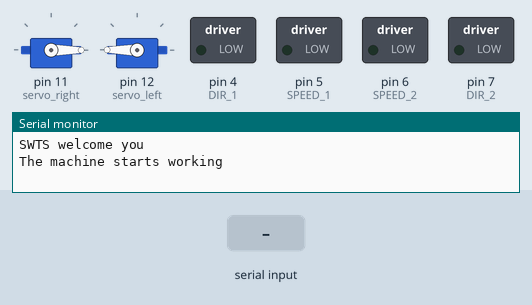
Bench run of a sketch on a simulated Arduino Uno, built with avr-gcc and run on an emulated ATmega328P. Shown: 2 × servo, switched loads named in the sketch (green lamp = pin HIGH), the last lines printed to the serial monitor. Inputs (shaded band) come from the test bench.

Above: at 1.7 s.
1.8 s: "5" received over the second serial link
At 6.0 s:
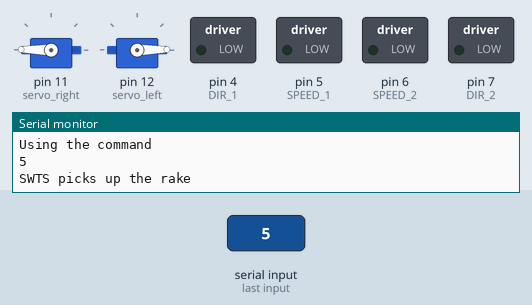
8.8 s: "8" received over the second serial link
At 12.7 s:
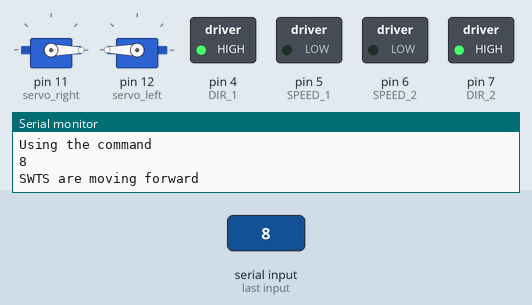
12.9 s: "2" received over the second serial link
At 14.6 s:
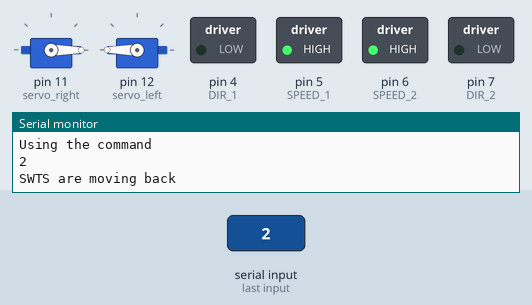
16.5 s: "4" received over the second serial link
At 18.0 s:
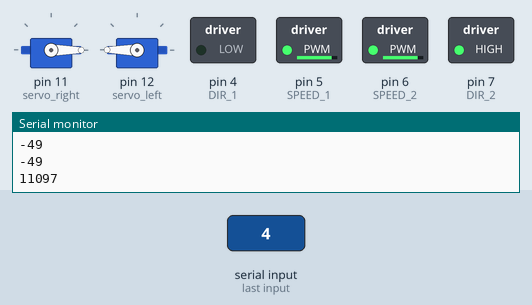
Timing chart, 0 to 29.6 s (numbered marks = the images above; inputs shaded):
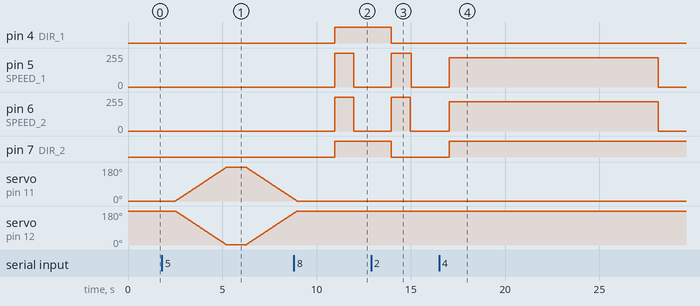

The sketch:

sketch_oct13a.ino
```cpp
#include <Servo.h>
//импорт билиотеки серво для управления сервоприводами

#include <SoftwareSerial.h>
//импорт библиотеки для работы с модулем Bluetooth HC-05

SoftwareSerial mySerial(2, 3); // указываем пины rx и tx соответственно

// Motor shield использует четыре контакта 4, 5, 6, 7 для управления моторами
// 4 и 7 — для направления, 5 и 6 — для скорости
#define SPEED_1      5
#define DIR_1        4 //левый мотор

#define SPEED_2      6
#define DIR_2        7 //правый мотор

Servo servo_right;
Servo servo_left;

int pos = 0;

void setup() {
  pinMode(2,INPUT);
  //порт для чтения информации с bluetooth модуля
  pinMode(3,OUTPUT);
  //порт для отправки информации с bluetooth модуля
  Serial.begin(9600);
  //порт принятия информации в компиляторе Arduino IDE
  mySerial.begin(9600);
  //порт для работы с модулем HC-05
  Serial.println("SWTS welcome you");
  delay(500);
  Serial.println("The machine starts working");

  // подключаем сервоприводы к выводам 11 и 12
  servo_right.attach(11);
  servo_right.write(0);
  servo_left.attach(12);
  servo_left.write(180);

  // настраиваем выводы платы 4, 5, 6, 7 на вывод сигналов
  for (int i = 4; i < 8; i++) {
    pinMode(i, OUTPUT);
  }
}

void move_forward(int speed_1, int speed_2, int timer_1, int timer_2) {
  // устанавливаем направление моторов «M1», «M2» в одну сторону
  digitalWrite(DIR_1, HIGH);
  digitalWrite(DIR_2, HIGH);
  // включаем моторы на максимальной скорости
  analogWrite(SPEED_1, speed_1);
  analogWrite(SPEED_2, speed_2);
  // ждём
  delay(timer_1);

  // отключаем мотор 2
  analogWrite(SPEED_2, 0);

  delay(timer_2);

  // отключаем мотор 1
  analogWrite(SPEED_1, 0);

  // ждём одну секунду
  delay(1000);
}

void move_back(int speed_1, int speed_2, int timer_1, int timer_2) {
  // устанавливаем направление моторов «M1», «M2» в одну сторону
  digitalWrite(DIR_1, LOW);
  digitalWrite(DIR_2, LOW);
  // включаем моторы на максимальной скорости
  analogWrite(SPEED_1, speed_1);
  analogWrite(SPEED_2, speed_2);
  // ждём
  delay(timer_1);

  // отключаем мотор 2
  analogWrite(SPEED_2, 0);

  delay(timer_2);

  // отключаем мотор 1
  analogWrite(SPEED_1, 0);

  // ждём одну секунду
  delay(1000);
}

void move_left(int speed_1, int speed_2, int timer_1, int timer_2) {
  // устанавливаем направление моторов «M1», «M2» в разные стороны
  digitalWrite(DIR_1, LOW);
  digitalWrite(DIR_2, HIGH);
  // включаем моторы на максимальной скорости
  analogWrite(SPEED_1, speed_1);
  analogWrite(SPEED_2, speed_2);
  // ждём
  delay(timer_1);

  // отключаем мотор 2
  analogWrite(SPEED_2, 0);

  delay(timer_2);

  // отключаем мотор 1
  analogWrite(SPEED_1, 0);

  // ждём одну секунду
  delay(1000);
}

void move_right(int speed_1, int speed_2, int timer_1, int timer_2) {
  // устанавливаем направление моторов «M1», «M2» в разные стороны
  digitalWrite(DIR_1, HIGH);
  digitalWrite(DIR_2, LOW);
  // включаем моторы на максимальной скорости
  analogWrite(SPEED_1, speed_1);
  analogWrite(SPEED_2, speed_2);
  // ждём
  delay(timer_1);

  // отключаем мотор 2
  analogWrite(SPEED_2, 0);

  delay(timer_2);

  // отключаем мотор 1
  analogWrite(SPEED_1, 0);

  // ждём одну секунду
  delay(1000);
}

void rake() {
  for (pos = 0; pos < 180; pos += 1) {
   servo_right.write(pos);
   servo_left.write(180 - pos);
   delay(15);
  }

  //поднимаем для сброса мусора

  delay(1000);

  for (pos = 180; pos >= 0; pos -= 1) {
   servo_right.write(pos);
   servo_left.write(180 - pos);
   delay(15);
  }

  //возвращаем в исходное положение

  delay(1000);
}

void loop() {
  if (mySerial.available() > 0){
    char b_com = mySerial.read();
    Serial.println("Using the command  ");
    Serial.println(b_com); //вывод значения с bluetooth
    if (b_com == '5') {
      Serial.println("SWTS picks up the rake");
      rake(); //подъём грабель
    }
    if (b_com == '8'){
      Serial.println("SWTS are moving forward");
      int c_t = 1000; //время движения
      int c_t_2 = 0; //дополнительное время движения мотора 1
      move_forward(255, 255, c_t, c_t_2); //параметры: скорость мотора 1, скорость мотора 2, время движения, дополнительное время движения мотора 1
    }
    if (b_com == '2'){
      Serial.println("SWTS are moving back");
      int c_t = 1000; //время движения
      int c_t_2 = 50; //дополнительное время движения мотора 1
      move_back(255, 255, c_t, c_t_2); //параметры: скорость мотора 1, скорость мотора 2, время движения, дополнительное время движения мотора 1
    }
    if (b_com == '4'){
      Serial.println("SWTS are rotating left");
      int c_t1 = mySerial.read() - 48; //время движения
      int c_t2 = mySerial.read() - 48; //время движения
      int c_t3 = mySerial.read() - 48; //время движения
      int c_t4 = mySerial.read() - 48; //время движения
      Serial.println(c_t1);
      Serial.println(c_t2);
      Serial.println(c_t3);
      Serial.println(c_t4);
      int c_t = c_t1 * 1000 + c_t2 * 100 + c_t3 * 10 + c_t4;
      Serial.println(c_t);
      int c_t_2 = 0; //дополнительное время движения мотора 1
      move_left(220, 220, c_t, c_t_2); //параметры: скорость мотора 1, скорость мотора 2, время движения, дополнительное время движения мотора 1
    }
    if (b_com == '6'){
      Serial.println("SWTS are rotating right");
      int c_t1 = mySerial.read() - 48; //время движения
      int c_t2 = mySerial.read() - 48; //время движения
      int c_t3 = mySerial.read() - 48; //время движения
      int c_t4 = mySerial.read() - 48; //время движения
      Serial.println(c_t1);
      Serial.println(c_t2);
      Serial.println(c_t3);
      Serial.println(c_t4);
      int c_t = c_t1 * 1000 + c_t2 * 100 + c_t3 * 10 + c_t4;
      Serial.println(c_t);
      int c_t_2 = 0; //дополнительное время движения мотора 1
      move_right(220, 220, c_t, c_t_2); //параметры: скорость мотора 1, скорость мотора 2, время движения, дополнительное время движения мотора 1
    }
  }
  delay(1000); //задержка 1 секунда
}
```

Measured:
- after the input at 1.8 s, servo on pin 11 (servo_right): rises from 0° to 180° in 3.7 s, then falls to 12° in 2.5 s
- after the input at 8.8 s, pin 4 (DIR_1), pin 7 (DIR_2): LOW → HIGH after 2.2 s; pin 5 (SPEED_1), pin 6 (SPEED_2): 0/255 → 255/255 after 2.2 s, → 0/255 1.0 s later
- after the input at 12.9 s, pin 4 (DIR_1), pin 7 (DIR_2): HIGH → LOW after 1.1 s; pin 5 (SPEED_1): 0/255 → 255/255 after 1.1 s, → 0/255 1.1 s later; pin 6 (SPEED_2): 0/255 → 255/255 after 1.1 s, → 0/255 1.0 s later
- after the input at 16.5 s, pin 5 (SPEED_1), pin 6 (SPEED_2): 0/255 → 220/255 after 0.53 s, → 0/255 11.1 s later; pin 7 (DIR_2): LOW → HIGH after 0.53 s
